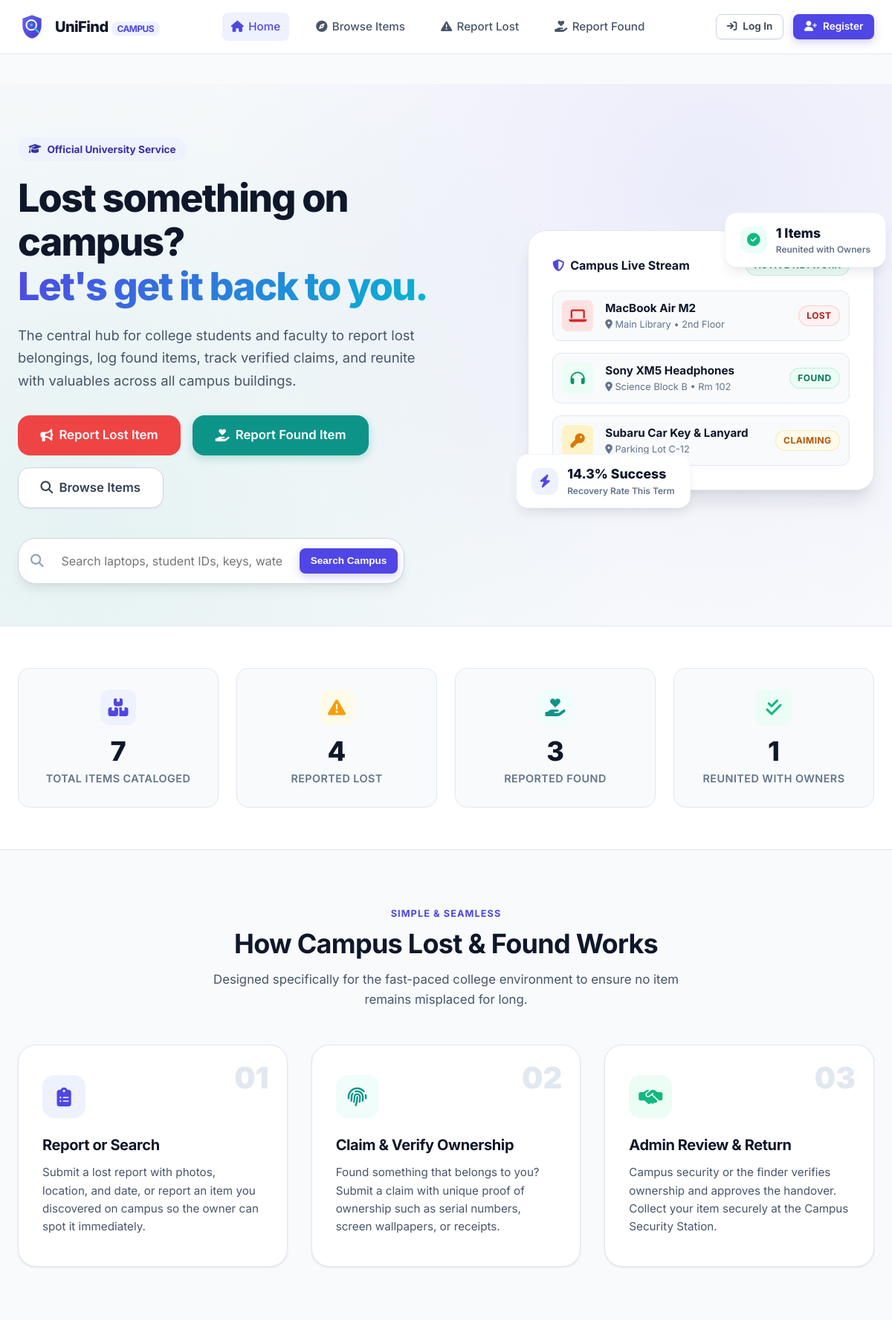
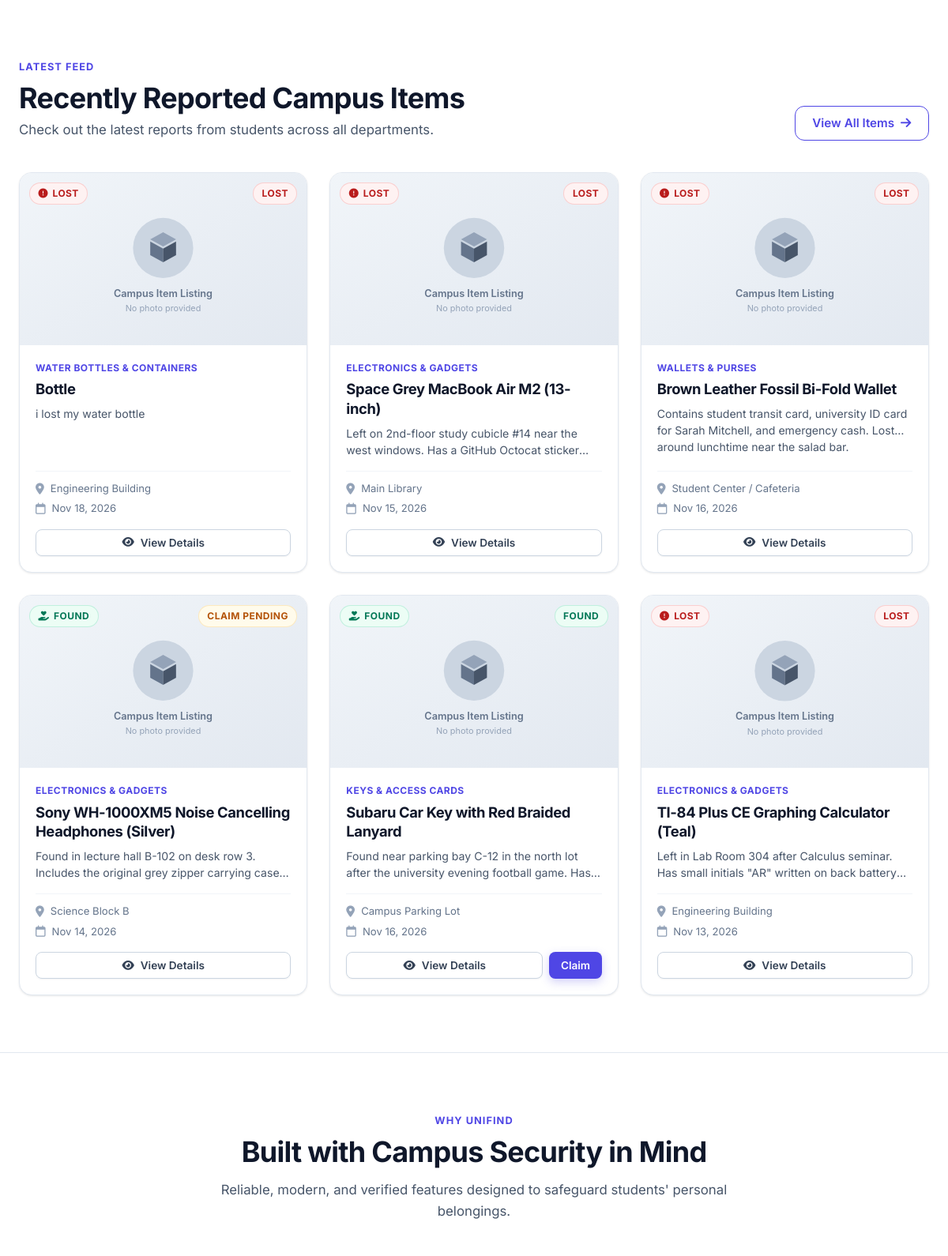
The page / (upper part) on the database its author committed (2 pictures, top to bottom).
### tables this page shows
CREATE TABLE items (
            id INTEGER PRIMARY KEY AUTOINCREMENT,
            user_id INTEGER NOT NULL,
            item_type TEXT NOT NULL CHECK(item_type IN ('lost', 'found')),
            title TEXT NOT NULL,
            category TEXT NOT NULL,
            description TEXT NOT NULL,
            location TEXT NOT NULL,
            event_date DATE NOT NULL,
            image_path TEXT,
            status TEXT NOT NULL CHECK(status IN ('Lost', 'Found', 'Claim Pending', 'Returned', 'Closed')),
            custody_info TEXT,
            contact_info TEXT,
            created_at TIMESTAMP DEFAULT CURRENT_TIMESTAMP,
            updated_at TIMESTAMP DEFAULT CURRENT_TIMESTAMP,
            FOREIGN KEY (user_id) REFERENCES users (id) ON DELETE CASCADE
        );

### app.py (the view)
    @app.route('/')
    def index():
        stats = StatsModel.get_system_stats()
        recent_items = ItemModel.get_recent(limit=6)
        return render_template(
            'index.html',
            stats=stats,
            recent_items=recent_items,
            categories=Config.CATEGORIES
        )

### database.py (called while the page is built)
def get_db():
    if 'db' not in g:
        try:
            db_path = current_app.config.get('DATABASE_PATH', Config.DATABASE_PATH)
        except RuntimeError:
            db_path = Config.DATABASE_PATH
        os.makedirs(os.path.dirname(db_path), exist_ok=True)
        g.db = sqlite3.connect(db_path)
        g.db.row_factory = sqlite3.Row
        g.db.execute("PRAGMA foreign_keys = ON;")
    return g.db

def query_db(query, args=(), one=False):
    cur = get_db().execute(query, args)
    rv = cur.fetchall()
    cur.close()
    return (rv[0] if rv else None) if one else rv

### models.py (called while the page is built)
    @staticmethod
    def get_recent(limit=6):
        return query_db("""
            SELECT i.*, u.name as reporter_name
            FROM items i
            JOIN users u ON i.user_id = u.id
            ORDER BY i.created_at DESC
            LIMIT ?
        """, (limit,))

### templates/index.html (shortened to what this page needs)
{% extends "base.html" %}
{% block content %}
<section class="hero">
  <div class="container">
    <div class="hero-grid">
      <div>
        <div class="hero-tag">
          <i class="fa-solid fa-graduation-cap"></i>
          <span>Official University Service</span>
        </div>
        <h1 class="hero-title">
          Lost something on campus? <br>
          <span class="text-gradient">Let's get it back to you.</span>
        </h1>
        <p class="hero-description">
          The central hub for college students and faculty to report lost belongings, log found items, track verified claims, and reunite with valuables across all campus buildings.
        </p>
        <div class="hero-actions">
          <a href="{{ url_for('items.report_lost') }}" class="btn btn-danger btn-lg">
            <i class="fa-solid fa-bullhorn"></i> Report Lost Item
          </a>
          <a href="{{ url_for('items.report_found') }}" class="btn btn-teal btn-lg">
            <i class="fa-solid fa-hand-holding-heart"></i> Report Found Item
          </a>
          <a href="{{ url_for('items.browse') }}" class="btn btn-secondary btn-lg">
            <i class="fa-solid fa-magnifying-glass"></i> Browse Items
          </a>
        </div>
        <form action="{{ url_for('items.browse') }}" method="GET" class="hero-search-box">
          <i class="fa-solid fa-magnifying-glass" style="color: #94a3b8; font-size: 1.1rem; margin-left: 0.5rem;"></i>
          <input type="text" name="search" class="hero-search-input" placeholder="Search laptops, student IDs, keys, water bottles...">
          <button type="submit" class="btn btn-primary btn-sm">
            Search Campus
          </button>
        </form>
      </div>
      <div class="hero-visual">
        <div class="hero-stat-pill pill-1">
          <div class="stat-icon success" style="width: 36px; height: 36px; font-size: 1.1rem; margin-bottom: 0;">
            <i class="fa-solid fa-circle-check"></i>
          </div>
          <div>
            <div style="font-weight: 800; font-size: 1.1rem; color: #0f172a;">{{ stats.total_returned }} Items</div>
            <div style="font-size: 0.75rem; color: #64748b; font-weight: 600;">Reunited with Owners</div>
          </div>
        </div>
        <div class="hero-visual-card">
          <div style="display: flex; align-items: center; justify-content: space-between; margin-bottom: 1.25rem;">
            <div style="font-weight: 700; color: #0f172a; display: flex; align-items: center; gap: 0.5rem;">
              <i class="fa-solid fa-shield-halved" style="color: #4f46e5;"></i>
              Campus Live Stream
            </div>
            <span class="badge badge-success">Active Network</span>
          </div>
          <div style="display: flex; flex-direction: column; gap: 1rem;">
            <div style="display: flex; gap: 1rem; align-items: center; padding: 0.75rem; background: #f8fafc; border-radius: 12px; border: 1px solid #e2e8f0;">
              <div style="width: 42px; height: 42px; border-radius: 8px; background: #fee2e2; color: #dc2626; display: flex; align-items: center; justify-content: center; font-size: 1.2rem; flex-shrink: 0;">
                <i class="fa-solid fa-laptop"></i>
              </div>
              <div style="flex: 1; min-width: 0;">
                <div style="font-weight: 700; font-size: 0.95rem; color: #0f172a; text-overflow: ellipsis; white-space: nowrap; overflow: hidden;">MacBook Air M2</div>
                <div style="font-size: 0.8rem; color: #64748b;"><i class="fa-solid fa-location-dot"></i> Main Library &bull; 2nd Floor</div>
              </div>
              <span class="badge badge-lost">Lost</span>
            </div>
            <div style="display: flex; gap: 1rem; align-items: center; padding: 0.75rem; background: #f8fafc; border-radius: 12px; border: 1px solid #e2e8f0;">
              <div style="width: 42px; height: 42px; border-radius: 8px; background: #ecfdf5; color: #059669; display: flex; align-items: center; justify-content: center; font-size: 1.2rem; flex-shrink: 0;">
                <i class="fa-solid fa-headphones"></i>
              </div>
              <div style="flex: 1; min-width: 0;">
                <div style="font-weight: 700; font-size: 0.95rem; color: #0f172a; text-overflow: ellipsis; white-space: nowrap; overflow: hidden;">Sony XM5 Headphones</div>
                <div style="font-size: 0.8rem; color: #64748b;"><i class="fa-solid fa-location-dot"></i> Science Block B &bull; Rm 102</div>
              </div>
              <span class="badge badge-found">Found</span>
            </div>
            <div style="display: flex; gap: 1rem; align-items: center; padding: 0.75rem; background: #f8fafc; border-radius: 12px; border: 1px solid #e2e8f0;">
              <div style="width: 42px; height: 42px; border-radius: 8px; background: #fef3c7; color: #d97706; display: flex; align-items: center; justify-content: center; font-size: 1.2rem; flex-shrink: 0;">
                <i class="fa-solid fa-key"></i>
              </div>
              <div style="flex: 1; min-width: 0;">
                <div style="font-weight: 700; font-size: 0.95rem; color: #0f172a; text-overflow: ellipsis; white-space: nowrap; overflow: hidden;">Subaru Car Key & Lanyard</div>
                <div style="font-size: 0.8rem; color: #64748b;"><i class="fa-solid fa-location-dot"></i> Parking Lot C-12</div>
              </div>
              <span class="badge badge-warning">Claiming</span>
            </div>
          </div>
        </div>
        <div class="hero-stat-pill pill-2">
          <div class="stat-icon primary" style="width: 36px; height: 36px; font-size: 1.1rem; margin-bottom: 0;">
            <i class="fa-solid fa-bolt"></i>
          </div>
          <div>
            <div style="font-weight: 800; font-size: 1.1rem; color: #0f172a;">{{ stats.recovery_rate }}% Success</div>
            <div style="font-size: 0.75rem; color: #64748b; font-weight: 600;">Recovery Rate This Term</div>
          </div>
        </div>
      </div>
    </div>
  </div>
</section>
<section class="stats-section">
  <div class="container">
    <div class="stats-grid">
      <div class="stat-card">
        <div class="stat-icon primary">
          <i class="fa-solid fa-boxes-stacked"></i>
        </div>
        <div class="stat-value">{{ stats.total_items }}</div>
        <div class="stat-label">Total Items Cataloged</div>
      </div>
      <div class="stat-card">
        <div class="stat-icon warning">
          <i class="fa-solid fa-triangle-exclamation"></i>
        </div>
        <div class="stat-value">{{ stats.total_lost }}</div>
        <div class="stat-label">Reported Lost</div>
      </div>
      <div class="stat-card">
        <div class="stat-icon teal">
          <i class="fa-solid fa-hand-holding-heart"></i>
        </div>
        <div class="stat-value">{{ stats.total_found }}</div>
        <div class="stat-label">Reported Found</div>
      </div>
      <div class="stat-card">
        <div class="stat-icon success">
          <i class="fa-solid fa-check-double"></i>
        </div>
        <div class="stat-value">{{ stats.total_returned }}</div>
        <div class="stat-label">Reunited with Owners</div>
      </div>
    </div>
  </div>
</section>
<section class="how-it-works">
  <div class="container">
    <div class="section-header">
      <span class="section-tag">Simple & Seamless</span>
      <h2 class="section-title">How Campus Lost & Found Works</h2>
      <p class="section-desc">Designed specifically for the fast-paced college environment to ensure no item remains misplaced for long.</p>
    </div>
    <div class="steps-grid">
      <div class="step-card">
        <span class="step-number">01</span>
        <div class="step-icon-wrap">
          <i class="fa-solid fa-clipboard-list"></i>
        </div>
        <h3 class="step-title">Report or Search</h3>
        <p class="step-text">
          Submit a lost report with photos, location, and date, or report an item you discovered on campus so the owner can spot it immediately.
        </p>
      </div>
      <div class="step-card">
        <span class="step-number">02</span>
        <div class="step-icon-wrap" style="background: #f0fdfa; color: #0d9488;">
          <i class="fa-solid fa-fingerprint"></i>
        </div>
        <h3 class="step-title">Claim & Verify Ownership</h3>
        <p class="step-text">
          Found something that belongs to you? Submit a claim with unique proof of ownership such as serial numbers, screen wallpapers, or receipts.
        </p>
      </div>
      <div class="step-card">
        <span class="step-number">03</span>
        <div class="step-icon-wrap" style="background: #ecfdf5; color: #10b981;">
          <i class="fa-solid fa-handshake-simple"></i>
        </div>
        <h3 class="step-title">Admin Review & Return</h3>
        <p class="step-text">
          Campus security or the finder verifies ownership and approves the handover. Collect your item securely at the Campus Security Station.
        </p>
      </div>
    </div>
  </div>
</section>
<section style="padding: 4.5rem 0; background: #ffffff;">
  <div class="container">
    <div style="display: flex; align-items: flex-end; justify-content: space-between; margin-bottom: 2.5rem; flex-wrap: wrap; gap: 1rem;">
      <div>
        <span class="section-tag">Latest Feed</span>
        <h2 class="section-title" style="margin-bottom: 0.25rem;">Recently Reported Campus Items</h2>
        <p class="section-desc" style="margin-bottom: 0;">Check out the latest reports from students across all departments.</p>
      </div>
      <a href="{{ url_for('items.browse') }}" class="btn btn-outline-primary">
        View All Items <i class="fa-solid fa-arrow-right"></i>
      </a>
    </div>
    <div class="items-grid">
      {% for item in recent_items %}
        <div class="item-card">
          <div class="item-card-image-wrap">
            {% if item.image_path %}
              <img src="{{ url_for('uploaded_file', filename=item.image_path) }}" alt="{{ item.title }}" class="item-card-image" loading="lazy">
            {% else %}
              <img src="{{ url_for('static', filename='images/placeholder.svg') }}" alt="{{ item.title }}" class="item-card-image">
            {% endif %}
            <div class="item-card-badges">
              {% if item.item_type == 'lost' %}
                <span class="badge badge-lost"> Lost</span>
              {% else %}
                <span class="badge badge-found"> Found</span>
              {% endif %}
              <span class="badge {{ item.status|status_badge }}">{{ item.status }}</span>
            </div>
          </div>
          <div class="item-card-body">
            <div class="item-card-category">{{ item.category }}</div>
            <h3 class="item-card-title">{{ item.title }}</h3>
            <p class="item-card-desc">{{ item.description }}</p>
            <div class="item-card-meta">
              <div class="meta-row">
                <i class="fa-solid fa-location-dot"></i>
                <span>{{ item.location }}</span>
              </div>
              <div class="meta-row">
                <i class="fa-regular fa-calendar"></i>
                <span>{{ item.event_date|format_date }}</span>
              </div>
            </div>
            <div class="item-card-footer">
              <a href="{{ url_for('items.details', item_id=item.id) }}" class="btn btn-secondary btn-sm" style="flex: 1;">
                <i class="fa-solid fa-eye"></i> View Details
              </a>
              {% if item.item_type == 'found' and item.status == 'Found' and session.get('user_id') != item.user_id %}
                <a href="{{ url_for('claims.submit_claim', item_id=item.id) }}" class="btn btn-primary btn-sm">
                  Claim
                </a>
              {% endif %}
            </div>
          </div>
        </div>
      {% endfor %}
    </div>
  </div>
</section>
<section class="features-section">
  <div class="container">
    <div class="section-header">
      <span class="section-tag">Why UniFind</span>
      <h2 class="section-title">Built with Campus Security in Mind</h2>
      <p class="section-desc">Reliable, modern, and verified features designed to safeguard students' personal belongings.</p>
    </div>
  </div>
</section>
{% endblock %}

### rows shown on the page
items: category "WATER BOTTLES & CONTAINERS", title "Bottle", description "i lost my water bottle", location "Engineering Building", event_date "Nov 18, 2026"
items: category "ELECTRONICS & GADGETS", title "Space Grey MacBook Air M2 (13-inch)", description "Left on 2nd-floor study cubicle #14 near the west windows. Has a GitHub Octocat…", location "Main Library", event_date "Nov 15, 2026"
items: category "WALLETS & PURSES", title "Brown Leather Fossil Bi-Fold Wallet", description "Contains student transit card, university ID card for Sarah Mitchell, and emergency cash. Lost around lunchtime near the salad bar.", location "Student Center / Cafeteria", event_date "Nov 16, 2026"
items: category "ELECTRONICS & GADGETS", title "Sony WH-1000XM5 Noise Cancelling Headphones (Silver)", description "Found in lecture hall B-102 on desk row 3. Includes the original grey zipper carrying…", location "Science Block B", event_date "Nov 14, 2026"
items: category "KEYS & ACCESS CARDS", title "Subaru Car Key with Red Braided Lanyard", description "Found near parking bay C-12 in the north lot after the university evening football game. Has…", location "Campus Parking Lot", event_date "Nov 16, 2026"
items: category "ELECTRONICS & GADGETS", title "TI-84 Plus CE Graphing Calculator (Teal)", description "Left in Lab Room 304 after Calculus seminar. Has small initials \"AR\" written on back…", location "Engineering Building", event_date "Nov 13, 2026"

### other values the page prints
{{ stats.total_returned }} "1"
{{ stats.recovery_rate }} "14.3"
{{ stats.total_items }} "7"
{{ stats.total_lost }} "4"
{{ stats.total_found }} "3"
